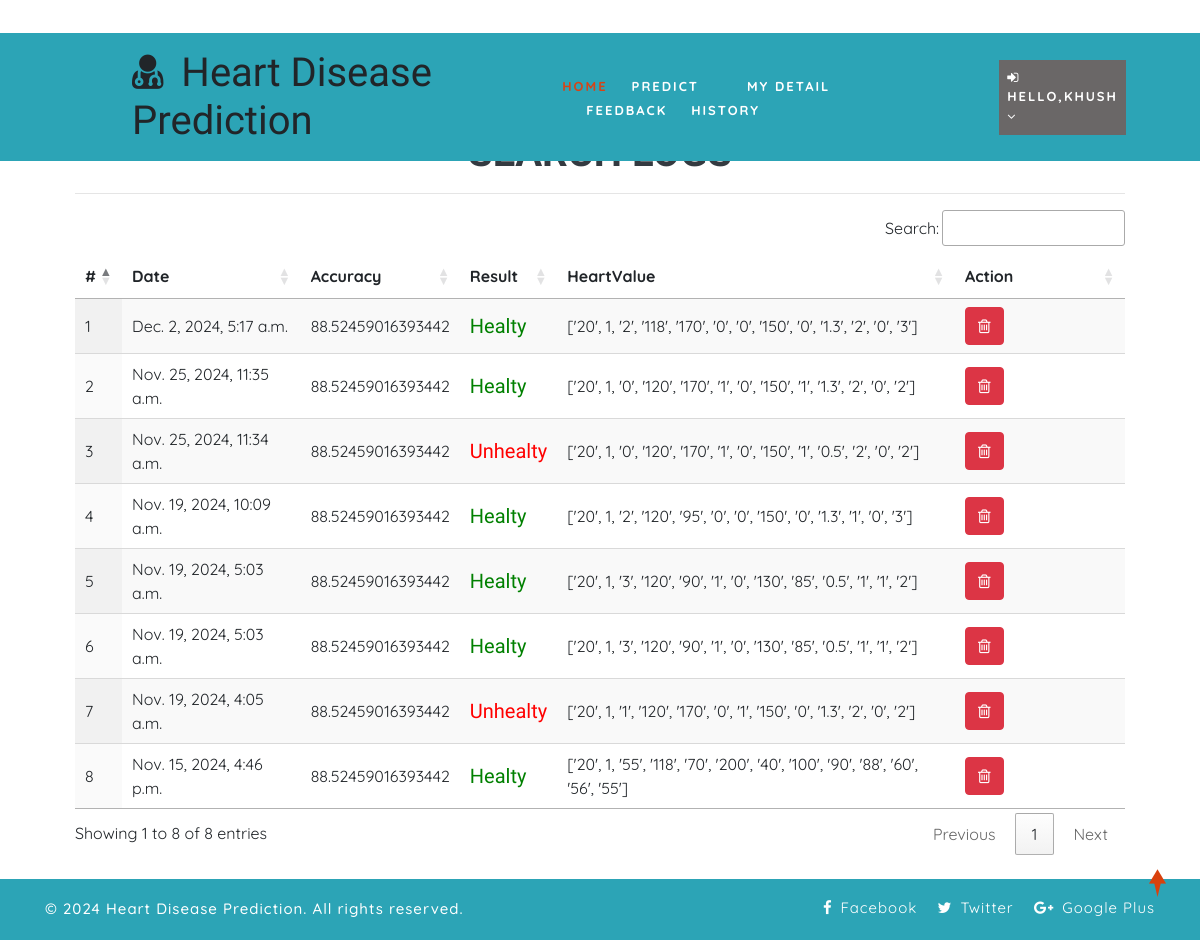
Page /view_search_pat (signed in) on the committed database.
### health/models.py (models this page shows, shortened)
class Search_Data(models.Model):
    patient = models.ForeignKey(Patient, on_delete=models.CASCADE, null=True)
    prediction_accuracy = models.CharField(max_length=100,null=True,blank=True)
    result = models.CharField(max_length=100,null=True,blank=True)
    values_list = models.CharField(max_length=100,null=True,blank=True)
    created = models.DateTimeField(auto_now=True,null=True)

### health/views.py (the view)
# urls.py: path('view_search_pat', view_search_pat,name="view_search_pat"),
@login_required(login_url="login")
def view_search_pat(request):
    doc = None
    try:
        doc = Doctor.objects.get(user=request.user)
        data = Search_Data.objects.filter(patient__address__icontains=doc.address).order_by('-id')
    except:
        try:
            doc = Patient.objects.get(user=request.user)
            data = Search_Data.objects.filter(patient=doc).order_by('-id')
        except:
            data = Search_Data.objects.all().order_by('-id')
    return render(request,'view_search_pat.html',{'data':data})

### health/templates/view_search_pat.html
{% extends 'index.html' %}
{% load static %}
{% block body %}
<div class="container-fluid" style="width:90%;margin-top:8%">
                    <div class="container-fluid">
                        <h1 align="center" class="w3ls-title text-uppercase text-dark font-weight-bold">Search Logs</h1>
                         </div><hr>
                                <table id="example" class="display" style="width:100%">
                                  <thead>
                                    <tr>
                                      <th>#</th>
                                      {% if request.user.patient_set.all.0 %}
                                      <th>Date</th>
                                      {% else %}
                                      <th>Patient Name</th>
                                      {% endif %}
                                      <th>Accuracy</th>
                                      <th>Result</th>
                                      <th>HeartValue</th>
                                      <th>Action</th>
                                  </tr>
                              </thead>
                              <tbody>
                              {% for i in data %}
                                <tr>
                                  <td>{{forloop.counter}}</td>
                                  {% if request.user.patient_set.all.0 %}
                                    <td>{{i.created}}</td>
                                  {% else %}
                                  <td>{{i.patient.user.first_name}} {{i.patient.user.last_name}}</td>
                                  {% endif %}
                                    <td>{{i.prediction_accuracy}}</td>
                                    <td>{% if i.result == "0" %}
                                      <h5 style="color:green">Healty</h5>
                                      {% else %}
                                      <h5 style="color:red">Unhealty</h5>
                                  {% endif %}
                                  </td>
                                  <td>{{i.values_list}}</td>
                                  <td style="width:150px">
                                      <a href="/delete_searched/{{i.id}}" ><button class="btn btn-danger" onclick="return confirm('Are you sure?')"><i class="fa fa-trash-o"></i></button></a></td>
                              </tr>
                              {% endfor %}
                          </tbody>
                      </table>
                  </div>
{% endblock %}

### health/templates/index.html (shortened to what this page needs)
<!DOCTYPE html>
{% load static %}
<html lang="zxx">
<head>
	<link rel="stylesheet" href="{% static 'css/bootstrap.css' %}">
	<link href="{% static 'css/css_slider.css' %}" type="text/css" rel="stylesheet" media="all">
	<link rel="stylesheet" href="{% static 'css/style.css' %}" type="text/css" media="all" />
	<link href="{% static 'css/font-awesome.min.css' %}" rel="stylesheet">
<link rel='stylesheet' type='text/css' href="https://cdn.datatables.net/1.10.21/css/jquery.dataTables.min.css">
<link rel='stylesheet' type='text/css' href="https://cdn.datatables.net/buttons/1.6.2/css/buttons.dataTables.min.css">
</head>
<body>
	<div id="home" style="margin-bottom:2%">
		<header>
			<div class="top-bar py-3">
				<div class="container">
					<div class="row">
						<div class="col-xl-7 col-lg-6 col-md-4 top-social-agile text-md-right text-center mt-md-0 mt-2">
							<div class="row">
								<div class="col-xl-3 col-lg-4 col-6 top-w3layouts p-md-0 text-right">
								</div>
								<div class="col-xl-3 col-lg-4 col-6 header-w3layouts text-md-right text-left">
								</div>
							</div>
						</div>
					</div>
				</div>
			</div>
		</header>
		<div class="main-top" style="background:rgb(44, 164, 182)">
			<div class="container-fluid">
				<div class="header d-md-flex justify-content-between align-items-center py-3">
					<div id="logo" style="margin-left:10%">
						<h1>
							<span class="fa fa-user-md mr-2"></span>
							<span class="logo-sp">Heart Disease Prediction</span>
						</h1>
					</div>
					{% if request.user.is_staff %}
					<div class="nav_w3ls" style="margin-right:5%">
						<nav>
							<label for="drop1" class="toggle">Menu</label>
							<input type="checkbox" id="drop1" />
							<ul class="menu" style="padding:15px;width:100%">
								<li class="mx-lg-4 mx-md-3 my-md-0 my-2"><a href="{% url 'admin_home' %}" >Home</a></li>
								<li>
									<label for="drop-2" class="toggle toogle-2"> <span class="fa fa-angle-down" aria-hidden="true"></span>
									</label>
									<a href="#"> Doctor <span class="fa fa-angle-down" aria-hidden="true"></span></a>
									<ul style="margin-top:2%;width:40%;margin-right:0%">
										<li style="width:100%;"><a href="/add_doctor" class="drop-text">Add Doctor</a></li>
										<li style="width:100%;"><a href="/view_doctor" class="drop-text">View Doctor</a></li>
									</ul>
								</li>
                                <li class="mx-lg-4 mx-md-3 my-md-0 my-2"><a href="/view_patient">Patient</a></li>
								<li class="mx-lg-4 mx-md-3 my-md-0 my-2">
									<a href="/view_search_pat">Searched Data</a></li>
								<li><a href="/view_feedback">Feedback</a></li>
							</ul>
						</nav>
					</div>
					<div class="nav_w3ls" style="margin-right:3%">
						<nav>
							<label for="drop2" class="toggle">Menu</label>
							<input type="checkbox" id="drop2" />
							<ul class="menu">
								<li class="mx-lg-4 mx-md-3 my-md-0 my-2" style="background:red;padding:8px">
									<label for="drop-2" class="toggle toogle-2"> <span class="fa fa-angle-down" aria-hidden="true"></span>
									</label>
									<a href="#"><i class="fa fa-user"></i> {{request.user.username}} <span class="fa fa-angle-down" aria-hidden="true"></span></a>
									<ul style="margin-top:10%;width:80%;margin-right:5%">
										<li style="width:100%;"><a href="{% url 'change_password' %}" class="drop-text">Password</a></li>
										<li style="width:100%;"><a href="{% url 'logout' %}" class="drop-text">Logout</a></li>
									</ul>
								</li>
							</ul>
						</nav>
					</div>
					{% elif request.user.patient_set.all.0 %}
					<div class="nav_w3ls" style="margin-left:1%;font-weight:bold">
						<nav>
							<ul class="menu" style="padding:15px;width:100%">
								<li><a href="{% url 'patient_home' %}" class="active">Home</a></li>
								<li class="mx-lg-4 mx-md-3 my-md-0 my-2"><a href="/add_heartdetail">Predict</a></li>
								<li class="mx-lg-4 mx-md-3 my-md-0 my-2"><a href="/profile_doctor">My Detail</a></li>
								<li class="mx-lg-4 mx-md-3 my-md-0 my-2"><a href="/sent_feedback">Feedback</a></li>
								<li><a href="/view_search_pat">History</a></li>
							</ul>
						</nav>
					</div>
					<div class="nav_w3ls" style="margin-right:3%">
						<nav>
							<ul class="menu">
								<li class="mx-lg-4 mx-md-3 my-md-0 my-2" style="background:#6a6767;padding:8px">
									<a href="#"><i class="fa fa-sign-in"></i> Hello,{{request.user.username}} <span class="fa fa-angle-down" aria-hidden="true"></span></a>
								</li>
							</ul>
						</nav>
					</div>
					{% endif %}
				</div>
			</div>
		</div>
		{% block body %}
		{% endblock %}
	</div>
	<div class="copy-w3pvt" style="background:rgb(44, 164, 182);color:white">
		<div class="container py-3">
			<div class="row">
				<div class="col-lg-7 w3ls_footer_grid1_left text-lg-left text-center">
					<p style="color:white">&copy; 2024 Heart Disease Prediction. All rights reserved. </a>
					</p>
				</div>
				<div class="col-lg-5 w3ls_footer_grid_left1_pos text-lg-right text-center mt-lg-0 mt-2">
					<ul style="color:white">
						<li>
							<a href="https://www.facebook.com/" target="_blank" style="color:white" class="facebook">
								<span class="fa fa-facebook-f mr-2"></span>Facebook</a>
						</li>
						<li class="mx-3">
							<a href="https://x.com/login" target="_blank" style="color:white" class="twitter">
								<span class="fa fa-twitter mr-2"></span>Twitter</a>
						</li>
						<li>
							<a href="https://www.google.com/" target="_blank" style="color:white" class="google">
								<span class="fa fa-google-plus mr-2"></span>Google Plus</a>
						</li>
					</ul>
				</div>
			</div>
		</div>
	</div>
	<a href="#home" style="color:white" class="move-top text-center"></a>
</body>
</html>

### health/static/css/style.css (style rules this page uses)
body { padding: 0; margin: 0; background: #FFF; font-family: 'Quicksand', sans-serif; }
body a, body button { transition: 0.5s all; -webkit-transition: 0.5s all; -moz-transition: 0.5s all; -o-transition: 0.5s all; -ms-transition: 0.5s all; text-decoration: none; }
html { scroll-behavior: smooth; }
h1, h2, h3, h4, h5, h6 { margin: 0; padding: 0; font-family: 'Mukta', sans-serif; }
p { margin: 0; padding: 0; font-size: 15px; letter-spacing: 1px; line-height: 1.9; color: #999; font-family: 'Quicksand', sans-serif; }
ul, ol { margin: 0; padding: 0; }
a.move-top { width: 34px; height: 34px; background: url(../images/move-top.png) no-repeat; display: inline-block; position: fixed; bottom: 4%; right: 2%; z-index: 0; }
#home { position: relative; }
.main-top { position: absolute; z-index: 999; width: 100%; background: rgba(0, 0, 0, 0.4); }
nav { margin: 0; padding: 0; }
span.logo-sp { font-weight: 100; }
nav:after { content: ""; display: table; clear: both; }
nav ul { float: right; padding: 0; margin: 0; list-style: none; position: relative; }
nav ul li { margin: 0px; display: inline-block; float: left; }
nav a { padding: 0; color: #fff; font-size: 13px; letter-spacing: 2px; font-weight: 700; text-transform: uppercase; display: inline-block; transition: 0.5s all; -webkit-transition: 0.5s all; -moz-transition: 0.5s all; -o-transition: 0.5s all; -ms-transition: 0.5s all; }
.menu li a.active, .menu li a:hover { color: #2196f3; transition: 0.5s all; -webkit-transition: 0.5s all; -moz-transition: 0.5s all; -o-transition: 0.5s all; -ms-transition: 0.5s all; color: #d84315; }
li>a:only-child:after { content: ''; }
.w3ls_footer_grid_left1_pos ul li, ul.list-part li { display: inline-block; }
.w3ls_footer_grid_left1_pos ul li a { color: #000; text-decoration: none; letter-spacing: 1px; font-size: 15px; }
.w3ls_footer_grid1_left p { color: #484848; font-weight: 500; }

### rows in the picture
Search_Data: created "Dec. 2, 2024, 5:17 a.m.", prediction_accuracy "88.52459016393442", result "Healty", values_list "['20', 1, '2', '118', '170', '0', '0', '150', '0', '1.3', '2', '0', '3']"
Search_Data: created "Nov. 25, 2024, 11:35 a.m.", prediction_accuracy "88.52459016393442", result "Healty", values_list "['20', 1, '0', '120', '170', '1', '0', '150', '1', '1.3', '2', '0', '2']"
Search_Data: created "Nov. 25, 2024, 11:34 a.m.", prediction_accuracy "88.52459016393442", result "Unhealty", values_list "['20', 1, '0', '120', '170', '1', '0', '150', '1', '0.5', '2', '0', '2']"
Search_Data: created "Nov. 19, 2024, 10:09 a.m.", prediction_accuracy "88.52459016393442", result "Healty", values_list "['20', 1, '2', '120', '95', '0', '0', '150', '0', '1.3', '1', '0', '3']"
Search_Data: created "Nov. 19, 2024, 5:03 a.m.", prediction_accuracy "88.52459016393442", result "Healty", values_list "['20', 1, '3', '120', '90', '1', '0', '130', '85', '0.5', '1', '1', '2']"
Search_Data: created "Nov. 19, 2024, 5:03 a.m.", prediction_accuracy "88.52459016393442", result "Healty", values_list "['20', 1, '3', '120', '90', '1', '0', '130', '85', '0.5', '1', '1', '2']"
Search_Data: created "Nov. 19, 2024, 4:05 a.m.", prediction_accuracy "88.52459016393442", result "Unhealty", values_list "['20', 1, '1', '120', '170', '0', '1', '150', '0', '1.3', '2', '0', '2']"
Search_Data: created "Nov. 15, 2024, 4:46 p.m.", prediction_accuracy "88.52459016393442", result "Healty", values_list "['20', 1, '55', '118', '70', '200', '40', '100', '90', '88', '60', '56', '55']"

### other values in the picture
{{ request.user.username }} "KHUSH"
